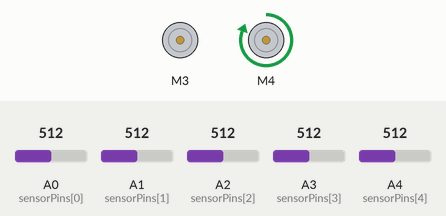
Simulated run of this sketch. Board: Arduino Uno, built with avr-gcc and run on an emulated ATmega328P. Shown: 2 × DC motor (green arrow = forward, orange = backward, longer = faster). The inputs (shaded band) are chosen by the test bench; at power-on: A1 (sensorPins[1]) = 512, A0 (sensorPins[0]) = 512, A3 (sensorPins[3]) = 512, A2 (sensorPins[2]) = 512, A4 (sensorPins[4]) = 512.

Above: at 1.2 s.
1.3 s: A1 (sensorPins[1]) set to 111
2.8 s: A1 (sensorPins[1]) set to 94
At 3.9 s:
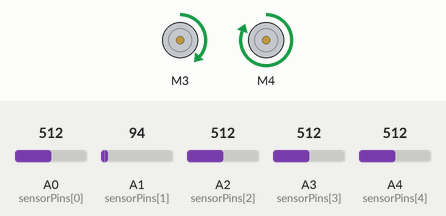
4.3 s: A0 (sensorPins[0]) set to 104
5.8 s: A0 (sensorPins[0]) set to 93
At 6.2 s:
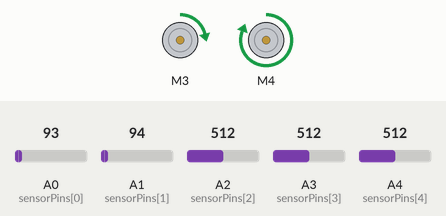
7.3 s: A3 (sensorPins[3]) set to 106
8.8 s: A3 (sensorPins[3]) set to 91
At 9.6 s:
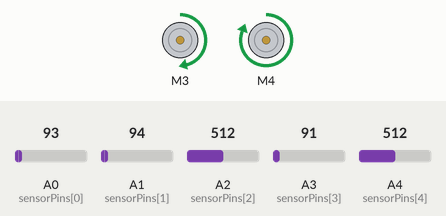
Timing chart, 0 to 11.3 s (numbered marks = the images above; inputs shaded):
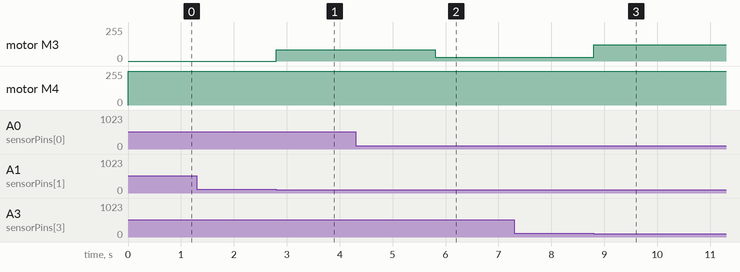

Measured:
- the behaviour switches between 100 and 99 on A1 (sensorPins[1]) (found by bisection; images 0 and 1)
- the behaviour switches between 100 and 99 on A0 (sensorPins[0]) (found by bisection; images 1 and 2)
- the behaviour switches between 100 and 99 on A3 (sensorPins[3]) (found by bisection; images 2 and 3)
- after the input at 1.3 s, every drawn part: stays the same
- after the input at 2.8 s, motor M3: stopped → forward 85/255 at once
- after the input at 4.3 s, every drawn part: stays the same
- after the input at 5.8 s, motor M3: forward 85/255 → forward 28/255 at once
- after the input at 7.3 s, every drawn part: stays the same
- after the input at 8.8 s, motor M3: forward 28/255 → forward 123/255 at once

The sketch:

PID_rocks.ino
```cpp
//code for arduino uno with adafruit l293 motor driver sheild

#include <AFMotor.h>

int stopPin = A5;
bool stopflag = 1;

unsigned int wait = 300;
unsigned int wait2 = 500;
// Motor Definitions
AF_DCMotor motorRight(4);
AF_DCMotor motorLeft(3);


const int sensorPins[5] = {A0, A1, A2, A3, A4};
int sensorValues[5];


const int white_limit = 200;  // Adjust based on calibration
const int black_limit = 100;

// PID Variables
float Kp = 114.5, Ki = 0.0, Kd =27.5;
float error = 0, previousError = 0, totalError = 0;
int baseSpeed = 200;

void Forward(){
  // motorLeft.setSpeed(baseSpeed);
  // motorRight.setSpeed(baseSpeed);
  // motorLeft.run(FORWARD);  // Stop the left motor
  // motorRight.run(FORWARD);
  applyPIDControl();

}

void STOP(int stoptime) {
  motorLeft.run(RELEASE);  // Stop the left motor
  motorRight.run(RELEASE);
  delay(stoptime); // Stop the right motor
}

// Function to move right at the specified speeds for left and right motors
void moveRight() {
   motorLeft.setSpeed(baseSpeed);
  motorRight.setSpeed(baseSpeed);
  motorLeft.run(FORWARD);               // Turn left motor forward
  motorRight.run(BACKWARD);             // Turn right motor backward
}

// Function to move left at the specified speeds for left and right motors
void moveLeft() {
   motorLeft.setSpeed(baseSpeed);
  motorRight.setSpeed(baseSpeed);
  motorLeft.run(BACKWARD);
  motorRight.run(FORWARD);              // Turn right motor forward
}

void Backward(){   // Set speed for left motor
 motorLeft.setSpeed(baseSpeed);
  motorRight.setSpeed(baseSpeed);
  motorLeft.run(BACKWARD);
  motorRight.run(FORWARD);
}

void setup() {
  Serial.begin(9600);
  pinMode(A0,INPUT);
  pinMode(A1,INPUT);
  pinMode(A2,INPUT);  // Initialize Serial communication
  pinMode(A3,INPUT);
  pinMode(A4,INPUT);
  pinMode(A5,INPUT);

}

void readSensorValues() {
  for (int i = 0; i < 5; i++) {
    sensorValues[i] = analogRead(sensorPins[i]);
  }
}

float computeError() {
  // Weights for each sensor: [leftFar, leftNear, Centre, rightNear, rightFar]
  float weights[5] = {-2, -1, 0, 1, 2};
  float weightedSum = 0;
  float totalActiveSensors = 0;

  for (int i = 0; i < 5; i++) {
    if (sensorValues[i] < black_limit) {  // Sensor on the line
      weightedSum += weights[i];
      totalActiveSensors++;
    }
  }

  if (totalActiveSensors == 0) {
    return (previousError > 0) ? 2 : -2;  // Turn in the direction of previous error
  }

  return weightedSum / totalActiveSensors;  // Average error
}

void applyPIDControl() {
  error = computeError();
  float P = error;
  totalError += error;
  float I = totalError;
  float D = error - previousError;

  float pidOutput = (Kp * P) + (Ki * I) + (Kd * D);

  int leftMotorSpeed = baseSpeed + pidOutput;
  int rightMotorSpeed = baseSpeed - pidOutput;

  leftMotorSpeed = constrain(leftMotorSpeed, 0, 255);
  rightMotorSpeed = constrain(rightMotorSpeed, 0, 255);

  motorLeft.setSpeed(leftMotorSpeed);
  motorRight.setSpeed(rightMotorSpeed);

  motorLeft.run(FORWARD);
  motorRight.run(FORWARD);

  previousError = error;
}


// Case-based handling for special scenarios
// void handleSpecialCases() {
//   uint16_t leftFar = sensorValues[0];
//   uint16_t leftNear = sensorValues[1];
//   uint16_t Centre = sensorValues[2];
//   uint16_t rightNear = sensorValues[3];
//   uint16_t rightFar = sensorValues[4];


//    if (leftFar > white_limit && leftNear > white_limit && rightFar > white_limit && rightNear > white_limit && Centre < black_limit) {
//     Serial.println("Command: Move Forward");
//     Forward();
//     // delay(wait);
//     // applyPIDControl();
//     // delay(wait2);

//     return;      // No further checks needed after moving forward
//   }

//   // Case 2: If only the left far sensor detects black (line), turn left
//   // if (leftFar < black_limit && leftNear < black_limit && rightFar > white_limit && rightNear > white_limit) {
//   //   Serial.println("Command: Turn Left");
//   //   moveLeft();
//   //   delay(wait);
//   //   applyPIDControl();
//   //   delay(wait2);


//   //   return;
//   // }

//   // Case 3: If only the right far sensor detects black, turn right
//   if (rightFar < black_limit && rightNear < black_limit && leftFar > white_limit && leftNear > white_limit) {
//     if(Centre > white_limit){
//       Serial.println("Command: Turn Right");
//       moveRight();
//       delay(wait);
//       applyPIDControl();
//       delay(wait2);
//        // Adjust this delay for a smooth right turn
//       return;      // No further checks needed after turning right
//     }else{
//       Serial.println("Command: Move Forward");
//       Forward();
//       delay(wait);
//       applyPIDControl();
//       delay(wait2);

//       return;      // No further checks needed after moving forward
//     }

//   }

//   // Case 4: left above all
//   if (leftFar < black_limit && leftNear < black_limit) {
//     Serial.println("left");
//     moveLeft();
//     delay(wait);
//     applyPIDControl();
//     delay(wait2);

//     return;      // No further checks needed after moving forward
//   }

//   // Case 5: If all sensors detect white (off the line), move backward or stop
//   if (leftFar > white_limit && Centre > white_limit &&
//       rightFar > white_limit && leftNear > white_limit && rightNear > white_limit) {
//     Serial.println("Command: Move Backward");
//     Backward();
//     delay(200);
//     applyPIDControl();
//     delay(wait2);

//       // Move backward for 50ms
//     return;      // No further checks needed after moving backward
//   }

//   // Default Case: If nothing matches, move forward cautiously (fail-safe)
//   Serial.println("Command: Move Forward (Default)");  // Move forward cautiously for 50ms

//   applyPIDControl();
//}

void loop() {
  readSensorValues();

applyPIDControl();
}
```
